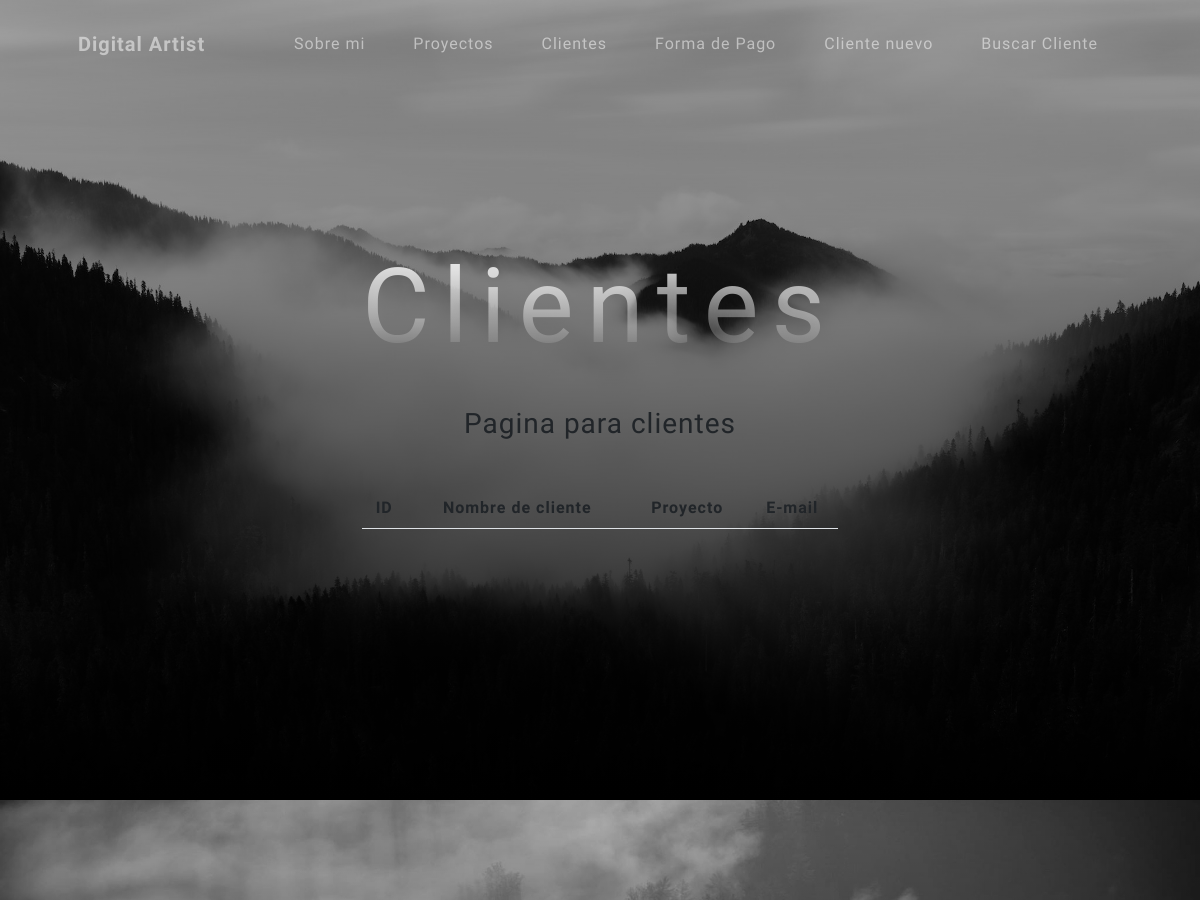
Page /cliente/ (upper part) on the earlier database version.
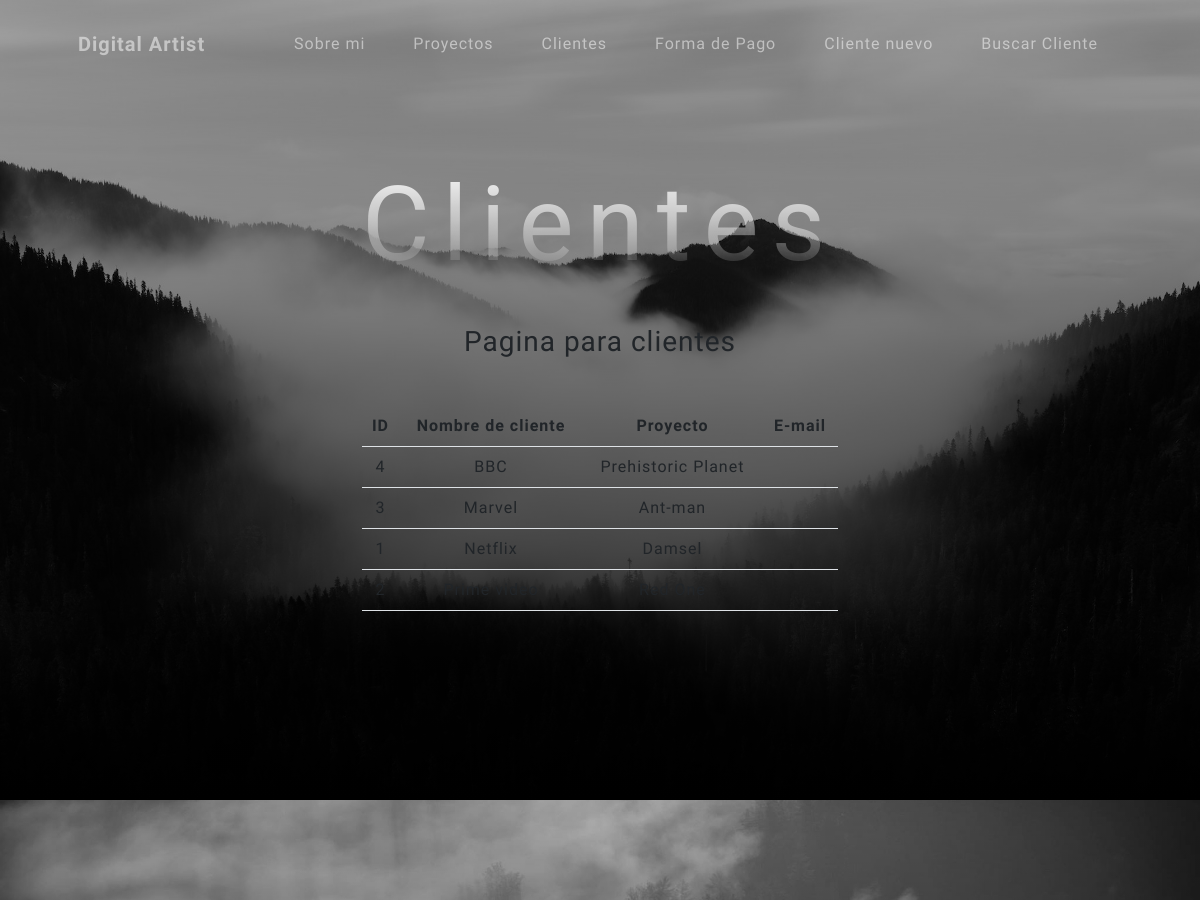
Same page on the later database version.
### mi_app/models.py (models this page shows, shortened)
class Cliente (models.Model):
    nombre=  models.CharField(max_length=50)
    project= models.CharField(max_length=200)
    email = models.EmailField()
    class Meta:
        ordering = ["nombre"]

### mi_app/views.py (the view)
# urls.py: path('cliente/', cliente, name="cliente"),
def cliente(request):
    contexto = {"cliente":Cliente.objects.all()}
    return render(request, 'mi_app/cliente.html', contexto)

### mi_app/templates/mi_app/cliente.html
{% extends "mi_app/index.html" %}
{% block titulo %}
<h1 class="mb-5">Clientes</h1>
{% endblock titulo %}
{% block contenido %}
<h3 class="mb-5">Pagina para clientes</h3>
<table class="table table-stripped">
    <thead>
        <tr>
            <th>ID</th>
            <th>Nombre de cliente</th>
            <th>Proyecto</th>
            <th>E-mail</th>
        </tr>
    </thead>
    <tbody>
        {% for c in cliente %}
        <tr>
            <td>{{ c.id }}</td>
            <td>{{ c.nombre }}</td>
            <td>{{ c.project }}</td>
            <td>{{ c.email }}</td>
        </tr>
        {% endfor %}
    </tbody>
</table>
{% endblock contenido%}

Differences in the rows shown:
added Cliente: id "4", nombre "BBC", project "Prehistoric Planet"
added Cliente: id "3", nombre "Marvel", project "Ant-man"
added Cliente: id "1", nombre "Netflix", project "Damsel"
added Cliente: id "2"
